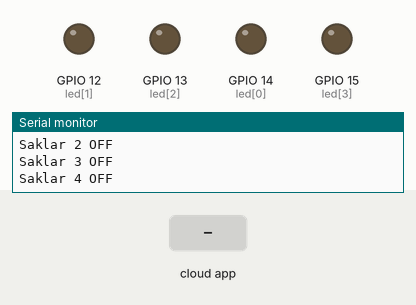
Simulated run of this sketch. Board: ESP8266 (NodeMCU). On the bench: output pins drawn as LEDs (lit = HIGH), the last lines printed to the serial monitor. Inputs (shaded band) come from the test bench. WiFi joins after 1.5 s; servers stay silent unless stated; the Firebase database answers and starts empty.

Above: at 2.7 s.
2.8 s: the phone or cloud app sets saklar1 to 1
At 4.5 s:
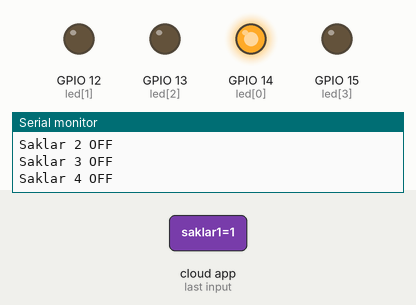
4.8 s: the phone or cloud app sets saklar2 to 1
At 6.1 s:
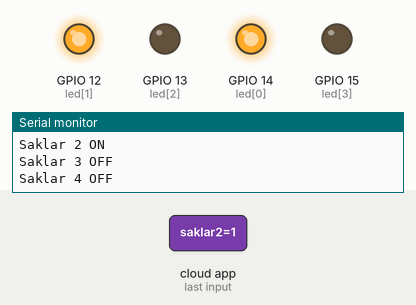
6.6 s: the phone or cloud app sets saklar3 to 1
At 7.5 s:
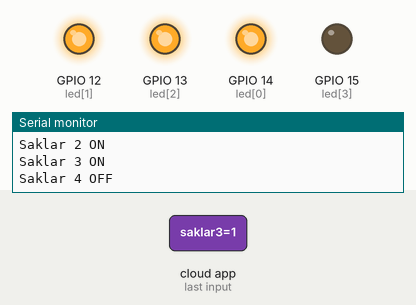
8.4 s: the phone or cloud app sets saklar4 to 1
At 9.0 s:
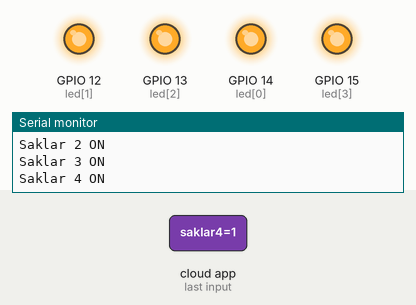
10.2 s: the phone or cloud app sets saklar1 to 0
At 12.1 s:
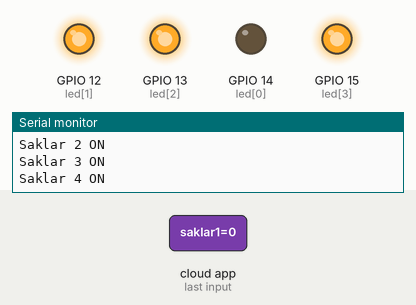
12.6 s: the phone or cloud app sets saklar2 to 0
At 13.6 s:
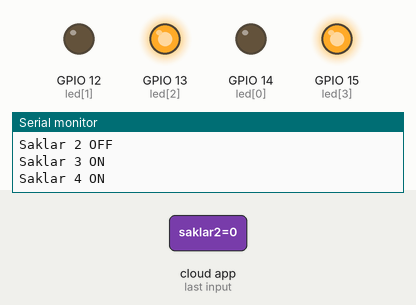
Timing chart, 0 to 15.4 s (numbered marks = the images above; inputs shaded):
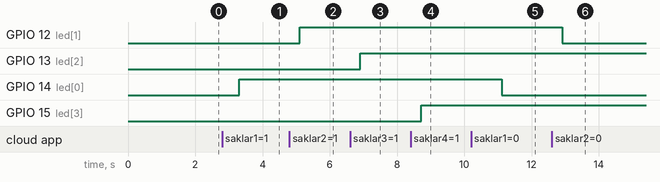

The sketch:

Smarthome.ino
```cpp
#include <ESP8266WiFi.h>
#include <FirebaseArduino.h>

// Set these to run example.
#define FIREBASE_HOST "smarthome-a9ded-default-rtdb.firebaseio.com"
#define FIREBASE_AUTH "Q7hU7heTk9bFV7Zv1I0BvKTtzkAnxs1kKZCKcYiu"
#define WIFI_SSID "realmi 5i"
#define WIFI_PASSWORD "12345678"

int saklar1, saklar2, saklar3, saklar4;
int led[] = {14,12,13,15};

void setup() {

  Serial.begin(115200);
  for(int i=0; i <4; i++){
    pinMode(led[i], OUTPUT);
  }

  // connect to wifi.
  WiFi.begin(WIFI_SSID, WIFI_PASSWORD);
  Serial.print("connecting");
  while (WiFi.status() != WL_CONNECTED) {
    Serial.print(".");
    delay(500);
  }
  Serial.println();
  Serial.print("connected: ");
  Serial.println(WiFi.localIP());

  Firebase.begin(FIREBASE_HOST, FIREBASE_AUTH);
}

void loop() {
saklar1=Firebase.getString("saklar/saklar1").toInt();
saklar2=Firebase.getString("saklar/saklar2").toInt();
saklar3=Firebase.getString("saklar/saklar3").toInt();
saklar4=Firebase.getString("saklar/saklar4").toInt();

if(saklar1==1){
  digitalWrite(led[0], HIGH);
  Serial.println("Saklar 1 ON");
}
if(saklar1==0){
  digitalWrite(led[0], LOW);
  Serial.println("Saklar 2 OFF");
}
if(saklar2==1){
  digitalWrite(led[1], HIGH);
  Serial.println("Saklar 2 ON");
}
if(saklar2==0){
  digitalWrite(led[1], LOW);
  Serial.println("Saklar 2 OFF");
}
if(saklar3==1){
  digitalWrite(led[2], HIGH);
  Serial.println("Saklar 3 ON");
}
if(saklar3==0){
  digitalWrite(led[2], LOW);
  Serial.println("Saklar 3 OFF");
}
if(saklar4==1){
  digitalWrite(led[3], HIGH);
  Serial.println("Saklar 4 ON");
}
if(saklar4==0){
  digitalWrite(led[3], LOW);
  Serial.println("Saklar 4 OFF");
}
}
```

Measured:
- after the input at 2.8 s, GPIO 14 (led[0]): LOW → HIGH after 0.50 s
- after the input at 4.8 s, GPIO 12 (led[1]): LOW → HIGH after 0.31 s
- after the input at 6.6 s, GPIO 13 (led[2]): LOW → HIGH after 0.31 s
- after the input at 8.4 s, GPIO 15 (led[3]): LOW → HIGH after 0.31 s
- after the input at 10.2 s, GPIO 14 (led[0]): HIGH → LOW after 0.91 s
- after the input at 12.6 s, GPIO 12 (led[1]): HIGH → LOW after 0.32 s
